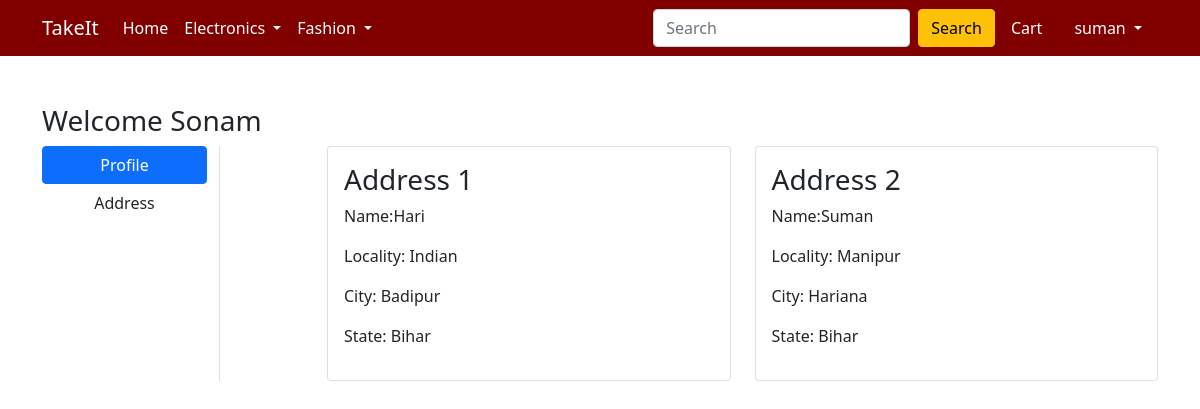
Page /address/ (signed in) on the committed database.
### app/models.py (models this page shows)
class Customer(models.Model):
    user = models.ForeignKey(User, on_delete=models.CASCADE)
    name = models.CharField(max_length=200)
    locality = models.CharField(max_length=200)
    city = models.CharField(max_length=200)
    zipcode = models.IntegerField()
    state = models.CharField(choices=STATE_CHOICES, max_length=50)
    def __str__(self):
        return str(self.id)

### app/views.py (the view)
# urls.py: path('address/', views.address, name='address'),
@login_required
def address(request):
    add = Customer.objects.filter(user=request.user)
    print(add)
    return render(request, 'app/address.html', {"add": add})

### app/templates/app/address.html (shortened to what this page needs)
{% extends 'app/base.html' %}
{% load static %}
{% block main-content %}
<div class="container my-5">
 <div class="row">
 <h3>Welcome Sonam</h3>
  <div class="col-sm-2 border-end">
   <ul class="list-unstyled">
    <li class="d-grid"><a href="{% url 'profile' %}" class="btn btn-primary">Profile</a></li>
    <li class="d-grid"><a href="{% url 'address' %}" class="btn">Address</a></li>
   </ul>
  </div>
  <div class="col-sm-9 offset-sm-1">
   <div class="row">
       {% for a in add %}
           <div class="col-sm-6">
     <div class="card">
      <div class="card-body">
       <h3>Address {{ forloop.counter }}</h3>
       <p>Name:{{ a.name }} </p>
       <p>Locality: {{ a.locality }}</p>
       <p>City: {{ a.city }}</p>
       <p>State: {{ a.state }}</p>
      </div>
     </div>
    </div>
       {% endfor %}
   </div>
  </div>
 </div>
</div>
{% endblock main-content %}

### app/templates/app/base.html (shortened to what this page needs)
<!doctype html>
{% load static %}
<html lang="en">
  <head>
    <link href="https://cdn.jsdelivr.net/npm/bootstrap@5.0.0-beta1/dist/css/bootstrap.min.css" rel="stylesheet">
    <link rel="stylesheet" href="{% static 'app/css/owl.carousel.min.css' %}">
    <link rel="stylesheet" href="{% static 'app/css/all.min.css' %}">
    <link rel="stylesheet" href="{% static 'app/css/style.css' %}">
  </head>
  <body>
    <nav class="navbar navbar-expand-lg navbar-dark" style="background-color: maroon">
     <div class="container">
       <a class="navbar-brand" href="/">TakeIt</a>
       <div class="collapse navbar-collapse" id="navbarSupportedContent">
         <ul class="navbar-nav me-auto mb-2 mb-lg-0">
           <li class="nav-item">
             <a class="nav-link active" aria-current="page" href="/">Home</a>
           </li>
           <li class="nav-item dropdown">
             <a class="nav-link dropdown-toggle text-white" href="#" id="electronicsDropdown" role="button" data-bs-toggle="dropdown" aria-expanded="false">
               Electronics
             </a>
           </li>
           <li class="nav-item dropdown">
             <a class="nav-link dropdown-toggle text-white" href="#" id="fashionDropdown" role="button" data-bs-toggle="dropdown" aria-expanded="false">
               Fashion
             </a>
           </li>
         </ul>
         <form class="d-flex">
           <input class="form-control me-2" type="search" placeholder="Search" aria-label="Search">
           <button class="btn btn-warning" type="submit">Search</button>
         </form>
         <div>
          <ul class="navbar-nav me-auto mb-2 mb-lg-0">
              {% if request.user.is_authenticated %}
            <li class="nav-item mx-2">
             <a href="{% url 'showcart' %}" class="nav-link text-white"> Cart </a>
            </li>
           <li class="nav-item dropdown mx-2">
              <a class="nav-link dropdown-toggle text-white" href="#" id="profileDropdown" role="button" data-bs-toggle="dropdown" aria-expanded="false">
                {{ user.username }}
              </a>
            </li>
                            {% endif %}
          </ul>
         </div>
       </div>
     </div>
    </nav>
    {% block main-content %} {% endblock main-content %}
  </body>
</html>

### rows in the picture
Customer: name "Hari", locality "Indian", city "Badipur", state "Bihar"
Customer: name "Suman", locality "Manipur", city "Hariana", state "Bihar"

### other values in the picture
{{ user.username }} "suman"
